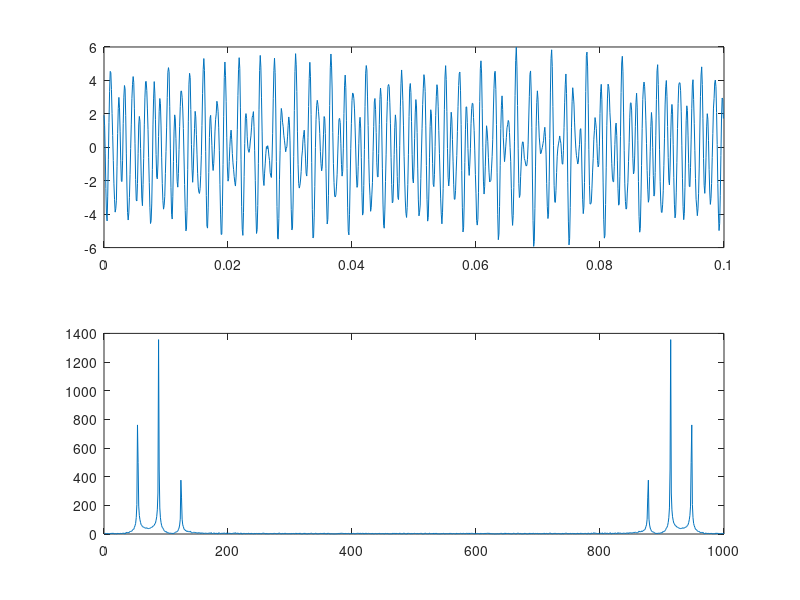

Write MATLAB code to recreate this figure. (Note: this script raises an error after producing the figure.)
a = 1;
b = 2;
c = 3;
N = 1000;
fs = 10000;
omega1 = 2*pi*1234;
omega2 = exp(1)*1234;
omega3 = sqrt(2)*pi*1234;
rng(1234);
phi1 = rand(1)*2*pi;
phi2 = rand(1)*2*pi;
phi3 = rand(1)*2*pi;

t = [0:N-1]/fs;

x = a*cos(omega1*t+phi1) + b*cos(omega2*t + phi2) + c*cos(omega3*t+phi3) + 0.1*randn(1,1000);
figure(1);
clf;
subplot(211);
plot(t,x);
subplot(212);
plot(abs(fft(x)));

[omegaA, phiA, AmpA, x2] = removeSinusoid(x);
[omegaB, phiB, AmpB, x3] = removeSinusoid(x2);
[omegaC, phiC, AmpC, x4] = removeSinusoid(x3);

figure(2);
clf;
subplot(311);
plot(abs(fft(x2)));
subplot(312);
plot(abs(fft(x3)));
subplot(313);
plot(abs(fft(x4)));
